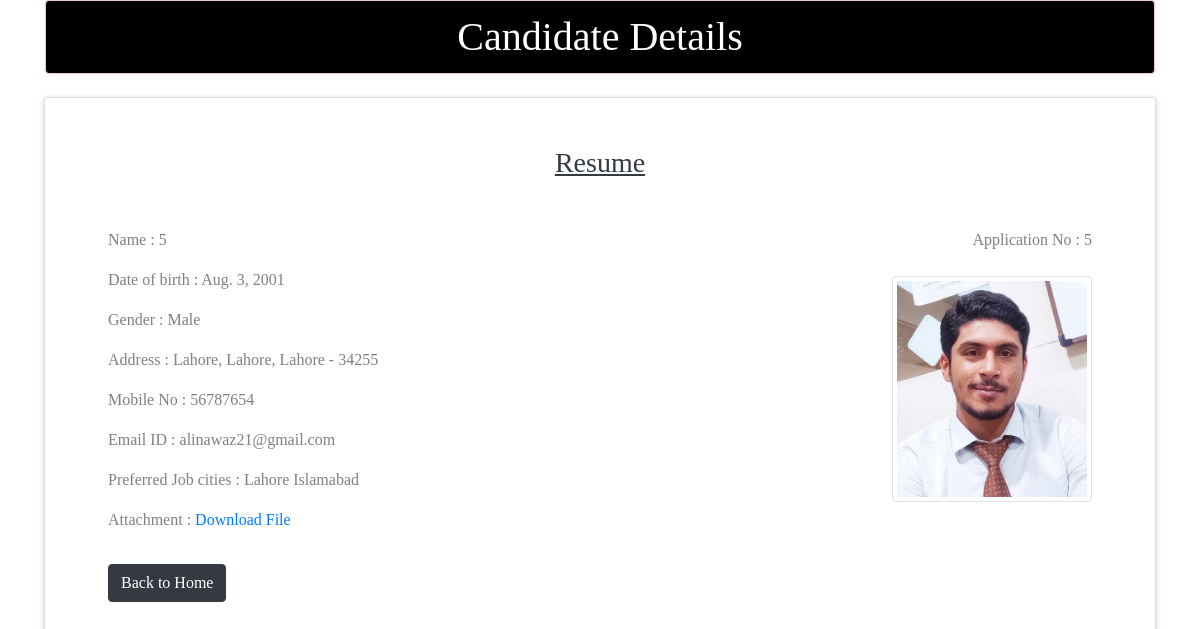
The page /5 on the database its author committed.
### myapp/models.py (models this page shows)
class Resume(models.Model):
    name = models.CharField(max_length=100)
    dob = models.DateField(auto_now=False,auto_now_add=False)
    gender = models.CharField(max_length=100)
    locality = models.CharField(max_length=100)
    city = models.CharField(max_length=100)
    pin = models.PositiveIntegerField()
    state = models.CharField(choices= STATE_CHOICE,max_length=50)
    mobile = models.PositiveIntegerField()
    email = models.EmailField(max_length = 254)
    job_city = models.CharField(max_length=100)
    profile_image = models.ImageField(upload_to='profileimg',blank=True)
    my_file = models.ImageField(upload_to='doc', blank=True)

### myapp/views.py (the view)
# urls.py: path('<int:pk>',views.CandidateView.as_view(),name='candidate')
class CandidateView(View):
    def get(self,request,pk):
        candidate =Resume.objects.get(pk=pk)
        return render(request,"myapp/candidate.html",{'candidate':candidate})

### myapp/templatetags/filters.py (called while the page is built)
@register.filter(name='remove_special')
def remove_chars(value, arg):
    for character in arg:
        value = value.replace(character,"")
    return value

### myapp/templates/myapp/candidate.html (shortened to what this page needs)
<!doctype html>
<html lang="en">
  <head>
    <link rel="stylesheet" href="https://cdn.jsdelivr.net/npm/bootstrap@4.0.0/dist/css/bootstrap.min.css">
  </head>
  <body>
    <div class="container">
        <h1 class="text-center alert alert-danger text-white" style="background-color:black">Candidate Details</h1>
       <div class="container mt-4">
        <div class="row p-5 " id="shadow">
            <h3 class="text-center col-12 text-dark mb-5"><u>Resume</u></h3>
            <div class="col-sm-8">
                <p>Name : {{candidate.id}}</p>
                <p>Date of birth : {{candidate.dob}}</p>
                <p>Gender : {{candidate.gender}}</p>
                <p>Address : {{candidate.locality}}, {{candidate.city}}, {{candidate.state}} - {{candidate.pin}}</p>
                <p>Mobile No : {{candidate.mobile}}</p>
                <p>Email ID : {{candidate.email}}</p>{% load filters %}
                <p>Preferred Job cities : {{candidate.job_city|remove_special:"[]',"}}</p>
                <p>Attachment : <a href="{{candidate.my_file.url}}">Download File</a></p>
 <a href="/" class="btn btn-dark mt-3">Back to Home</a>
            </div>
            <div class="col-sm-4 text-right">
                 <p style="">Application No : {{candidate.id}}</p>
                <img src="{{candidate.profile_image.url}}" alt="" class="img-fluid img-thumbnail mt-2" width="200" height="200">
</div>
            </div>
        </div>
    </div>
  </body>
</html>

### myapp/templates/myapp/candidate.html (style rules this page uses)
* { font-family:all; }
#shadow { color:grey; box-shadow: 0 0px 2px 0 rgba(0, 0, 0, 0.2), 0 1px 7px 0 rgba(0, 0, 0, 0.19); }

### rows shown on the page
Resume: id "5", dob "Aug. 3, 2001", gender "Male", locality "Lahore", city "Lahore", state "Lahore", pin "34255", mobile "56787654", email "alinawaz21@gmail.com", job_city|remove_special "Lahore Islamabad", profile_image (picture)
